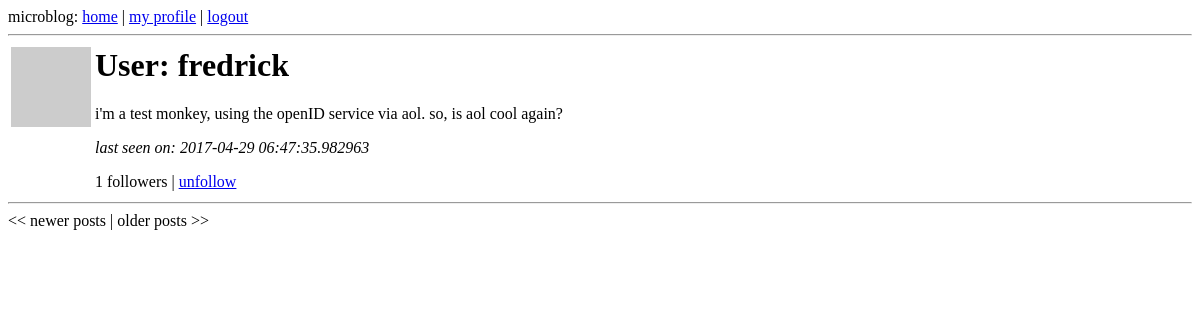
The page /user/fredrick/1 (signed in) on the database as committed earlier.
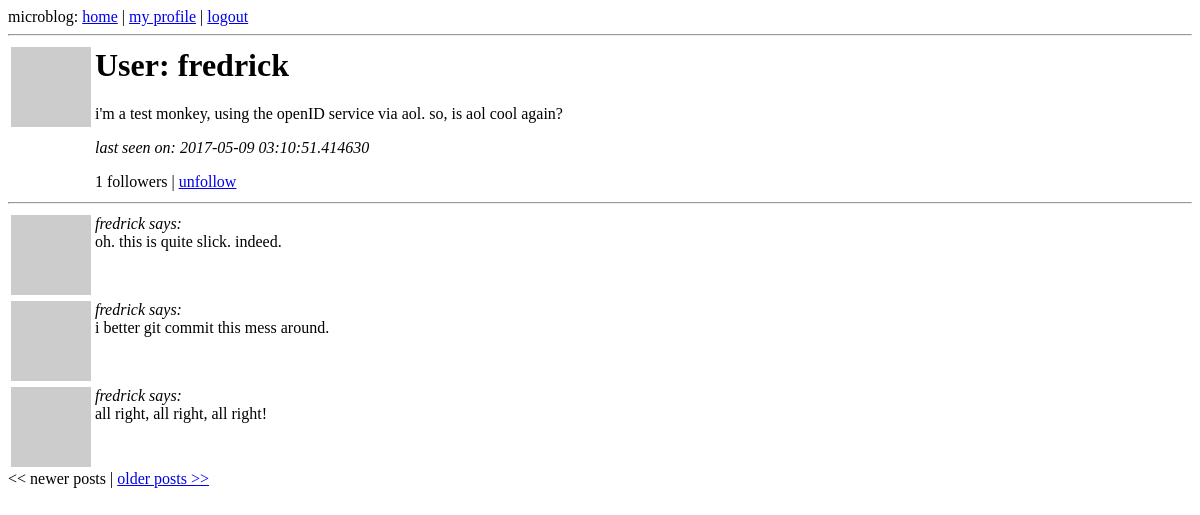
The same page on the database as committed later.
### app/models.py (models this page shows, shortened)
class User(db.Model):
    id = db.Column(db.Integer, primary_key=True)
    nickname = db.Column(db.String(64), index=True, unique=True)
    email = db.Column(db.String(120), index=True, unique=True)
    posts = db.relationship('Post', backref='author', lazy='dynamic')
    about_me = db.Column(db.String(140))
    last_seen = db.Column(db.DateTime)
    followed = db.relationship('User',
                               secondary=followers,
                               primaryjoin=(followers.c.follower_id == id),
                               secondaryjoin=(followers.c.followed_id == id),
                               backref=db.backref('followers', lazy='dynamic'),
                               lazy='dynamic')
    def is_following(self, user):
        return self.followed.filter(followers.c.followed_id == user.id).count() > 0
    def avatar(self, size):
        return 'http://www.gravatar.com/avatar/%s?d=mm&s=%d' % (md5(self.email.encode('utf-8')).hexdigest(), size)
    @property
    def is_authenticated(self):
        return True

class Post(db.Model):
    id = db.Column(db.Integer, primary_key = True)
    body = db.Column(db.String(140))
    timestamp = db.Column(db.DateTime)
    user_id = db.Column(db.Integer, db.ForeignKey('user.id'))

### app/views.py (the view)
@app.route('/user/<nickname>')
@app.route('/user/<nickname>/<int:page>')
@login_required
def user(nickname, page=1):
    user = User.query.filter_by(nickname=nickname).first()
    if user is None:
        flash('user %s not found.' % nickname)
        return redirect(url_for('index'))
    posts = user.posts.paginate(page, POSTS_PER_PAGE, False)
    return render_template('user.html',
                           user=user,
                           title='fuck0',
                           posts=posts)

### app/views.py (called while the page is built)
@lm.user_loader
def load_user(id):
    return User.query.get(int(id))

@app.before_request
def before_request():
    g.user = current_user
    if g.user.is_authenticated:
        g.user.last_seen = datetime.utcnow()
        db.session.add(g.user)
        db.session.commit()

### app/templates/user.html
{% extends "base.html" %}
{% block content %}
  <table>
      <tr valign="top">
          <td><img src="{{ user.avatar(128) }}"></td>
          <td>
              <h1>User: {{ user.nickname }}</h1>
              {% if user.about_me %}<p>{{ user.about_me }}</p>{% endif %}
              {% if user.last_seen %}<p><i>last seen on: {{ user.last_seen }}</i></p>{% endif %}
              <p>{{ user.followers.count() }} followers |
              {% if user.id == g.user.id %}
                  <a href="{{ url_for('edit') }}">edit your profile</a>
              {% elif not g.user.is_following(user) %}
                  <a href="{{ url_for('follow', nickname=user.nickname) }}">follow</a>
              {% else %}
                  <a href="{{ url_for('unfollow', nickname=user.nickname) }}">unfollow</a>
              {% endif %}
              </p>
          </td>
      </tr>
  </table>
  <hr>
{% for post in posts.items %}
    {% include 'post.html' %}
{% endfor %}
{% if posts.has_prev %}<a href="{{ url_for('user', nickname=user.nickname, page=posts.prev_num) }}">&lt;&lt; newer posts</a>{% else %}&lt;&lt; newer posts{% endif %} |
{% if posts.has_next %}<a href="{{ url_for('user', nickname=user.nickname, page=posts.next_num) }}">older posts &gt;&gt;</a>{% else %}older posts &gt;&gt;{% endif %}
{% endblock %}

### app/templates/post.html
<table>
    <tr valign="top">
        <td><img src="{{ post.author.avatar(50) }}"></td><td><i>{{ post.author.nickname }} says:</i><br>{{ post.body }}</td>
    </tr>
</table>

Rows that differ between the two databases and show on the page:
changed User "fredrick": last_seen "2017-04-29 06:47:35.982963" → "2017-05-09 03:10:51.414630"
added Post: author.nickname "fredrick", body "oh. this is quite slick. indeed."
added Post: author.nickname "fredrick", body "i better git commit this mess around."
added Post: author.nickname "fredrick", body "all right, all right, all right!"
